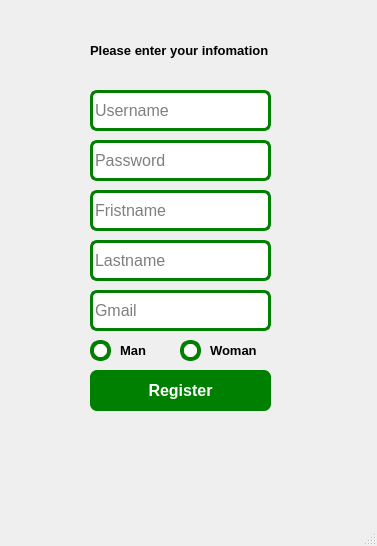
<?xml version="1.0" encoding="UTF-8"?>
<ui version="4.0">
 <class>MainWindow</class>
 <widget class="QMainWindow" name="MainWindow">
  <property name="geometry">
   <rect>
    <x>0</x>
    <y>0</y>
    <width>377</width>
    <height>546</height>
   </rect>
  </property>
  <property name="windowTitle">
   <string>MainWindow</string>
  </property>
  <widget class="QWidget" name="centralwidget">
   <widget class="QLineEdit" name="ULine">
    <property name="geometry">
     <rect>
      <x>90</x>
      <y>90</y>
      <width>181</width>
      <height>41</height>
     </rect>
    </property>
    <property name="font">
     <font>
      <pointsize>12</pointsize>
     </font>
    </property>
    <property name="styleSheet">
     <string notr="true">QWidget{
border: 3px solid green;
border-radius: 7px;
}
QWidget:hover{
border-color: darkgreen;
}</string>
    </property>
    <property name="placeholderText">
     <string>Username</string>
    </property>
   </widget>
   <widget class="QLineEdit" name="PLine">
    <property name="geometry">
     <rect>
      <x>90</x>
      <y>140</y>
      <width>181</width>
      <height>41</height>
     </rect>
    </property>
    <property name="font">
     <font>
      <pointsize>12</pointsize>
     </font>
    </property>
    <property name="styleSheet">
     <string notr="true">QWidget{
border: 3px solid green;
border-radius: 7px;
}
QWidget:hover{
border-color: darkgreen;
}</string>
    </property>
    <property name="placeholderText">
     <string>Password</string>
    </property>
   </widget>
   <widget class="QLineEdit" name="FLine">
    <property name="geometry">
     <rect>
      <x>90</x>
      <y>190</y>
      <width>181</width>
      <height>41</height>
     </rect>
    </property>
    <property name="font">
     <font>
      <pointsize>12</pointsize>
     </font>
    </property>
    <property name="styleSheet">
     <string notr="true">QWidget{
border: 3px solid green;
border-radius: 7px;
}
QWidget:hover{
border-color: darkgreen;
}</string>
    </property>
    <property name="placeholderText">
     <string>Fristname</string>
    </property>
   </widget>
   <widget class="QLineEdit" name="LLine">
    <property name="geometry">
     <rect>
      <x>90</x>
      <y>240</y>
      <width>181</width>
      <height>41</height>
     </rect>
    </property>
    <property name="font">
     <font>
      <pointsize>12</pointsize>
     </font>
    </property>
    <property name="styleSheet">
     <string notr="true">QWidget{
border: 3px solid green;
border-radius: 7px;
}
QWidget:hover{
border-color: darkgreen;
}</string>
    </property>
    <property name="placeholderText">
     <string>Lastname</string>
    </property>
   </widget>
   <widget class="QLineEdit" name="GLine">
    <property name="geometry">
     <rect>
      <x>90</x>
      <y>290</y>
      <width>181</width>
      <height>41</height>
     </rect>
    </property>
    <property name="font">
     <font>
      <pointsize>12</pointsize>
     </font>
    </property>
    <property name="styleSheet">
     <string notr="true">QWidget{
border: 3px solid green;
border-radius: 7px;
}
QWidget:hover{
border-color: darkgreen;
}</string>
    </property>
    <property name="placeholderText">
     <string>Gmail</string>
    </property>
   </widget>
   <widget class="QPushButton" name="RegBtn">
    <property name="geometry">
     <rect>
      <x>90</x>
      <y>370</y>
      <width>181</width>
      <height>41</height>
     </rect>
    </property>
    <property name="font">
     <font>
      <pointsize>12</pointsize>
      <weight>75</weight>
      <bold>true</bold>
     </font>
    </property>
    <property name="styleSheet">
     <string notr="true">QWidget {
color: white;
background-color: green;
border-radius: 7px;

}
QWidget:Hover{
background-color: darkgreen;
}</string>
    </property>
    <property name="text">
     <string>Register</string>
    </property>
   </widget>
   <widget class="QPushButton" name="ManBtn">
    <property name="geometry">
     <rect>
      <x>90</x>
      <y>340</y>
      <width>21</width>
      <height>21</height>
     </rect>
    </property>
    <property name="styleSheet">
     <string notr="true">QWidget{
background-color: white;
border: 4px solid green;
border-radius: 10px
}
QWidget:hover{
border-color: dakgreen;
}
QWidget:checked{
background-color: green;
border-color: darkgreen;
}
QWidget:hover:checked{
background-color: darkgreen;
}</string>
    </property>
    <property name="text">
     <string/>
    </property>
    <property name="checkable">
     <bool>true</bool>
    </property>
   </widget>
   <widget class="QPushButton" name="WomanBtn">
    <property name="geometry">
     <rect>
      <x>180</x>
      <y>340</y>
      <width>21</width>
      <height>21</height>
     </rect>
    </property>
    <property name="styleSheet">
     <string notr="true">QWidget{
background-color: white;
border: 4px solid green;
border-radius: 10px
}
QWidget:hover{
border-color: dakgreen;
}
QWidget:checked{
background-color: green;
border-color: darkgreen;
}
QWidget:hover:checked{
background-color: darkgreen;
}</string>
    </property>
    <property name="text">
     <string/>
    </property>
    <property name="checkable">
     <bool>true</bool>
    </property>
   </widget>
   <widget class="QLabel" name="ManLbl">
    <property name="geometry">
     <rect>
      <x>120</x>
      <y>340</y>
      <width>31</width>
      <height>21</height>
     </rect>
    </property>
    <property name="font">
     <font>
      <pointsize>10</pointsize>
      <weight>75</weight>
      <bold>true</bold>
     </font>
    </property>
    <property name="text">
     <string>Man</string>
    </property>
   </widget>
   <widget class="QLabel" name="WomanLbl">
    <property name="geometry">
     <rect>
      <x>210</x>
      <y>340</y>
      <width>51</width>
      <height>21</height>
     </rect>
    </property>
    <property name="font">
     <font>
      <pointsize>10</pointsize>
      <weight>75</weight>
      <bold>true</bold>
     </font>
    </property>
    <property name="text">
     <string>Woman</string>
    </property>
   </widget>
   <widget class="QLabel" name="checkLabel_3">
    <property name="geometry">
     <rect>
      <x>90</x>
      <y>40</y>
      <width>191</width>
      <height>21</height>
     </rect>
    </property>
    <property name="font">
     <font>
      <pointsize>10</pointsize>
      <weight>75</weight>
      <bold>true</bold>
     </font>
    </property>
    <property name="text">
     <string>Please enter your infomation</string>
    </property>
   </widget>
  </widget>
  <widget class="QStatusBar" name="statusbar"/>
 </widget>
 <resources/>
 <connections/>
</ui>
